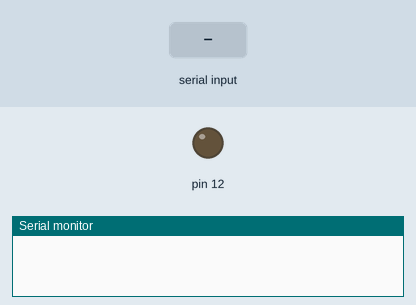
A sketch run on a simulated Arduino Uno, built with avr-gcc and run on an emulated ATmega328P. On the bench: output pins drawn as LEDs (lit = HIGH), the last lines printed to the serial monitor. The test bench sets the inputs (shaded band).

Above: at 1.2 s.
1.3 s: "30,150\n" received over Serial
2.8 s: "1\n" received over Serial
At 3.9 s:
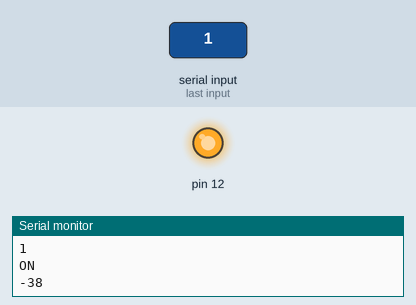
4.3 s: "90,45\n" received over Serial
At 5.1 s:
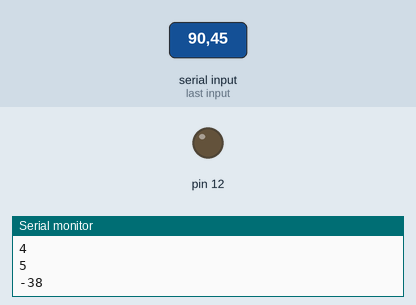
Timing chart, 0 to 7.3 s (numbered marks = the images above; inputs shaded):
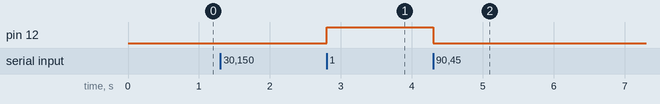

Measured:
- after the input at 2.8 s, pin 12: LOW → HIGH at once
- after the input at 4.3 s, pin 12: HIGH → LOW at once

The sketch:

sketch_may16a.ino
```cpp
void setup() {
  // put your setup code here, to run once:
Serial.begin(9600);
pinMode(12,OUTPUT);
}

void loop() {
  // put your main code here, to run repeatedly:
if(Serial.available())
{
  int i=Serial.read()-'0';
  Serial.println(i);
  if(i==1)
  {
    digitalWrite(12,HIGH);
    Serial.println("ON");
  }
  if(i==0)
  {
    digitalWrite(12,LOW);
    Serial.println("OFF");
  }
}
}
```
